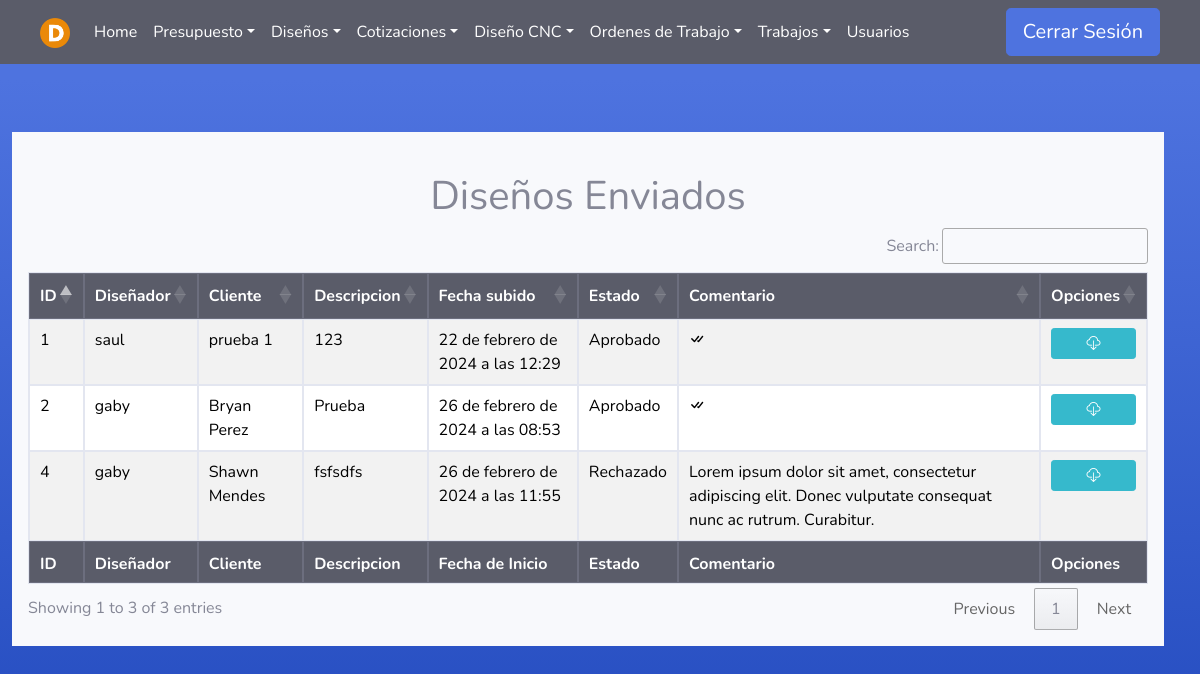
/Diseno/Enviado/ (signed in), run on an earlier commit of the app's database.
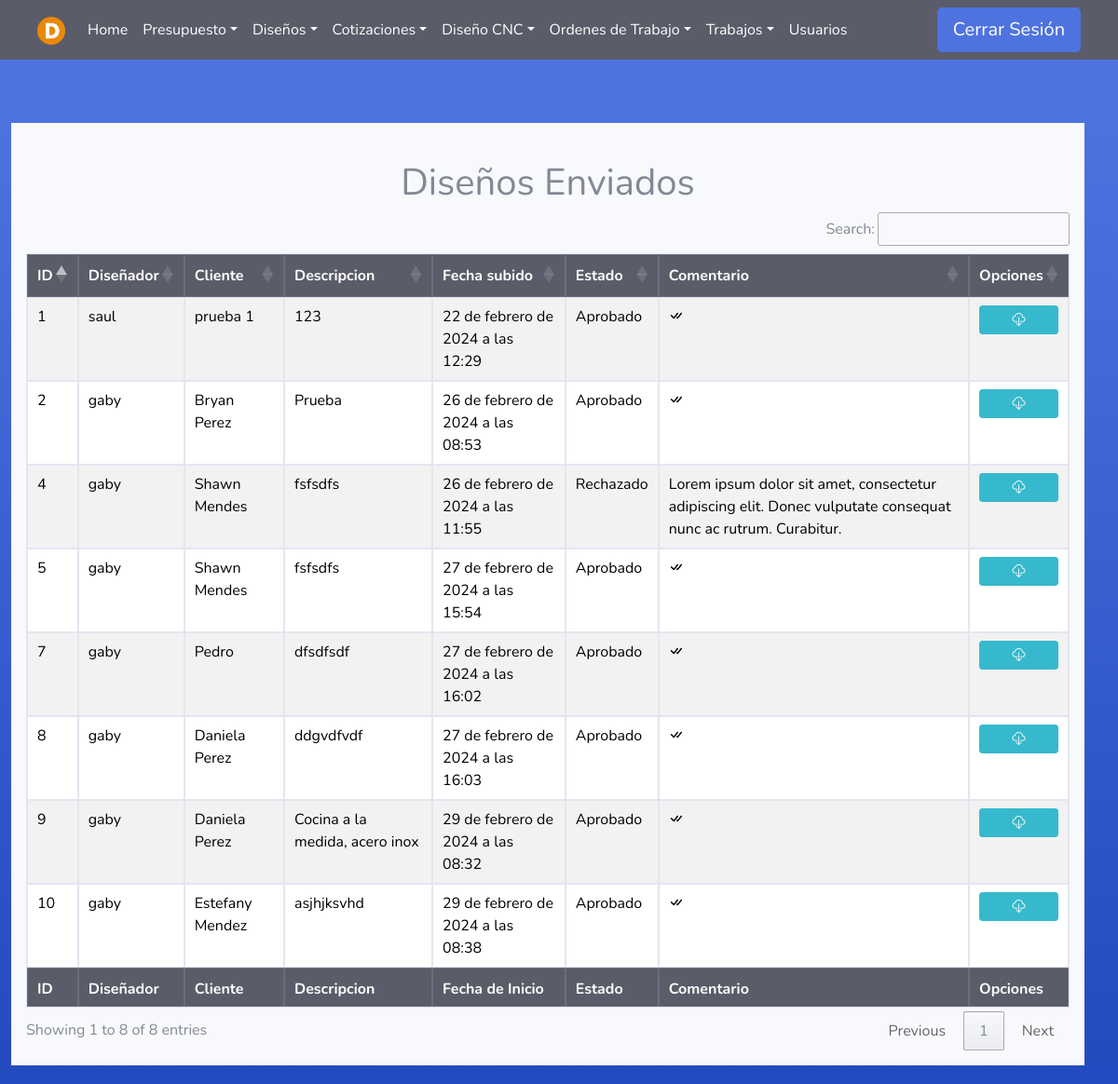
And on a later commit of the database.
### Asesores/models.py (models this page shows)
class Diseno(models.Model):
    usuario = models.ForeignKey(User, on_delete=models.PROTECT, null=False, blank=False)
    presupuesto = models.ForeignKey(Presupuesto, on_delete=models.PROTECT, null=False, blank=False)
    fecha = models.DateTimeField(auto_now_add=True)
    estado=models.TextField(null=True, blank=True, default='Diseñando')
    comentario=models.TextField(null=True, blank=True)
    archivo = models.FileField( upload_to='media/disenosPresupuestos/',null=False, blank=False)

class Presupuesto(models.Model):
    asesor = models.ForeignKey(User, on_delete=models.PROTECT, null=False, blank=False)
    fecha_inicio = models.DateTimeField(null=False, auto_now_add=True, blank=False)
    cliente = models.CharField(max_length=100, null=False, blank=False)
    descripcion = models.TextField(null=False, blank=False)
    estado=models.TextField(null=True, blank=True)
    fecha_fin = models.DateTimeField(null=True, blank=True)

### Disenadores/views.py (the view)
# urls.py: path('Enviado/', disenador_views.listadoPEnviados , name='Diseno_enviado'),
@login_required(login_url='index')
def listadoPEnviados(request):
    user = request.user
    if user.groups.filter(name='Designer').exists():
        disenos = Diseno.objects.select_related('presupuesto').filter(usuario=user.id).exclude(estado="Diseño guía")
        return render(request, 'Designer/listado_disenos_enviados.html', {'disenos': disenos})
    elif (user.groups.filter(name='Administrador').exists() or user.is_superuser):
        disenos = Diseno.objects.select_related('presupuesto').exclude(estado="Diseño guía")
        return render(request, 'Designer/listado_disenos_enviados.html', {'disenos': disenos})
    else:
        error = "No tienes permiso para acceder a esta página."
        return render(request, '404.html', {'error': error})

### Templates/Designer/listado_disenos_enviados.html
{% extends 'tables.html' %}
{% block botones%}
<div class="text-center">
    <br>
    <h1>Diseños Enviados</h1>
</div>
{% endblock %}
{% load static %}
{% block head %}
<th>ID</th>
{% if user.is_superuser or user.groups.all.0.name == "Administrador" %}
<th>Diseñador</th>
{% endif %}
<th>Cliente</th>
<th>Descripcion</th>
<th>Fecha subido</th>
<th>Estado</th>
<th>Comentario</th>
<th>Opciones</th>
{% endblock %}
{% block tbody %}
{% for d in disenos %}
<tr>
    <td>{{ d.id }}</td>
    {% if user.is_superuser or user.groups.all.0.name == "Administrador" %}
        {% if d.usuario.first_name and d.usuario.last_name %}
            <td>{{ d.usuario.first_name}} {{ d.usuario.last_name}}</td>
        {% else %}
            <td>{{ d.usuario.username}}</td>
        {% endif %}
    {% endif %}
    <td>{{ d.presupuesto.cliente }}</td>
    <td>{{ d.presupuesto.descripcion }}</td>
    <td>{{ d.fecha }}</td>
    <td>{{ d.estado }}</td>
    <td>
        {% if d.estado == 'Rechazado' %}
            {{d.comentario}}
        {% elif d.estado == 'Aprobado' %}
            <i class="bi bi-check-all"></i>
        {% else %}
            <i class="bi bi-hourglass-split"></i>
        {% endif %}
    </td>
    <td>
        <a class="btn btn-info btn-sm btn-block" href="{% url 'descargar_archivo' id=d.id %}" download>
            <i class="bi bi-cloud-download"></i>
        </a>
    </td>
</tr>
{% endfor %}
{% endblock %}
{% block footer %}
<th>ID</th>
{% if user.is_superuser or user.groups.all.0.name == "Administrador" %}
<th>Diseñador</th>
{% endif %}
<th>Cliente</th>
<th>Descripcion</th>
<th>Fecha de Inicio</th>
<th>Estado</th>
<th>Comentario</th>
<th>Opciones</th>
{% endblock %}

What changed in the data, as far as the page shows it:
added Diseno: id "5", usuario.username "gaby", presupuesto.cliente "Shawn Mendes", presupuesto.descripcion "fsfsdfs", fecha "27 de febrero de 2024 a las 15:54", estado "Aprobado"
added Diseno: id "7", usuario.username "gaby", presupuesto.cliente "Pedro", presupuesto.descripcion "dfsdfsdf", fecha "27 de febrero de 2024 a las 16:02", estado "Aprobado"
added Diseno: id "8", usuario.username "gaby", presupuesto.cliente "Daniela Perez", presupuesto.descripcion "ddgvdfvdf", fecha "27 de febrero de 2024 a las 16:03", estado "Aprobado"
added Diseno: id "9", usuario.username "gaby", presupuesto.cliente "Daniela Perez", presupuesto.descripcion "Cocina a la medida, acero inox", fecha "29 de febrero de 2024 a las 08:32", estado "Aprobado"
added Diseno: id "10", usuario.username "gaby", presupuesto.cliente "Estefany Mendez", presupuesto.descripcion "asjhjksvhd", fecha "29 de febrero de 2024 a las 08:38", estado "Aprobado"
Also different on the page:
text written by a page script: "Search: Showing 1 to 3 of 3 entries Previous 1 Next" → "Search: Showing 1 to 8 of 8 entries Previous 1 Next"
